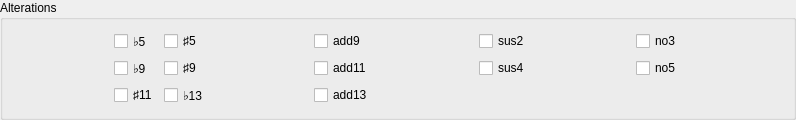
               <widget class="QGroupBox" name="alterationsGBox">
                <property name="font">
                 <font>
                  <underline>false</underline>
                  <kerning>true</kerning>
                 </font>
                </property>
                <property name="title">
                 <string>Alterations</string>
                </property>
                <layout class="QGridLayout" name="gridLayout">
                 <item row="1" column="2">
                  <widget class="QCheckBox" name="altSharp9CBtn">
                   <property name="sizePolicy">
                    <sizepolicy hsizetype="Maximum" vsizetype="Fixed">
                     <horstretch>0</horstretch>
                     <verstretch>0</verstretch>
                    </sizepolicy>
                   </property>
                   <property name="text">
                    <string>♯9</string>
                   </property>
                   <property name="autoExclusive">
                    <bool>false</bool>
                   </property>
                   <attribute name="buttonGroup">
                    <string notr="true">alterationButtons</string>
                   </attribute>
                  </widget>
                 </item>
                 <item row="0" column="7">
                  <spacer name="horizontalSpacer_15">
                   <property name="orientation">
                    <enum>Qt::Orientation::Horizontal</enum>
                   </property>
                   <property name="sizeType">
                    <enum>QSizePolicy::Policy::Maximum</enum>
                   </property>
                   <property name="sizeHint" stdset="0">
                    <size>
                     <width>100</width>
                     <height>20</height>
                    </size>
                   </property>
                  </spacer>
                 </item>
                 <item row="0" column="1">
                  <widget class="QCheckBox" name="altFlat5CBtn">
                   <property name="sizePolicy">
                    <sizepolicy hsizetype="Maximum" vsizetype="Fixed">
                     <horstretch>0</horstretch>
                     <verstretch>0</verstretch>
                    </sizepolicy>
                   </property>
                   <property name="text">
                    <string>♭5</string>
                   </property>
                   <property name="autoExclusive">
                    <bool>false</bool>
                   </property>
                   <attribute name="buttonGroup">
                    <string notr="true">alterationButtons</string>
                   </attribute>
                  </widget>
                 </item>
                 <item row="0" column="3">
                  <spacer name="horizontalSpacer_13">
                   <property name="orientation">
                    <enum>Qt::Orientation::Horizontal</enum>
                   </property>
                   <property name="sizeType">
                    <enum>QSizePolicy::Policy::Maximum</enum>
                   </property>
                   <property name="sizeHint" stdset="0">
                    <size>
                     <width>100</width>
                     <height>20</height>
                    </size>
                   </property>
                  </spacer>
                 </item>
                 <item row="0" column="4">
                  <widget class="QCheckBox" name="altAdd9CBtn">
                   <property name="sizePolicy">
                    <sizepolicy hsizetype="Maximum" vsizetype="Fixed">
                     <horstretch>0</horstretch>
                     <verstretch>0</verstretch>
                    </sizepolicy>
                   </property>
                   <property name="text">
                    <string>add9</string>
                   </property>
                   <property name="autoExclusive">
                    <bool>false</bool>
                   </property>
                   <attribute name="buttonGroup">
                    <string notr="true">alterationButtons</string>
                   </attribute>
                  </widget>
                 </item>
                 <item row="0" column="8">
                  <widget class="QCheckBox" name="altNo3CBtn">
                   <property name="sizePolicy">
                    <sizepolicy hsizetype="Maximum" vsizetype="Fixed">
                     <horstretch>0</horstretch>
                     <verstretch>0</verstretch>
                    </sizepolicy>
                   </property>
                   <property name="text">
                    <string>no3</string>
                   </property>
                   <property name="autoExclusive">
                    <bool>false</bool>
                   </property>
                   <attribute name="buttonGroup">
                    <string notr="true">alterationButtons</string>
                   </attribute>
                  </widget>
                 </item>
                 <item row="0" column="6">
                  <widget class="QCheckBox" name="altSus2CBtn">
                   <property name="sizePolicy">
                    <sizepolicy hsizetype="Maximum" vsizetype="Fixed">
                     <horstretch>0</horstretch>
                     <verstretch>0</verstretch>
                    </sizepolicy>
                   </property>
                   <property name="text">
                    <string>sus2</string>
                   </property>
                   <property name="autoExclusive">
                    <bool>false</bool>
                   </property>
                   <attribute name="buttonGroup">
                    <string notr="true">alterationButtons</string>
                   </attribute>
                  </widget>
                 </item>
                 <item row="3" column="2">
                  <widget class="QCheckBox" name="altFlat13CBtn">
                   <property name="sizePolicy">
                    <sizepolicy hsizetype="Maximum" vsizetype="Fixed">
                     <horstretch>0</horstretch>
                     <verstretch>0</verstretch>
                    </sizepolicy>
                   </property>
                   <property name="text">
                    <string>♭13</string>
                   </property>
                   <property name="autoExclusive">
                    <bool>false</bool>
                   </property>
                   <attribute name="buttonGroup">
                    <string notr="true">alterationButtons</string>
                   </attribute>
                  </widget>
                 </item>
                 <item row="1" column="6">
                  <widget class="QCheckBox" name="altSus4CBtn">
                   <property name="sizePolicy">
                    <sizepolicy hsizetype="Maximum" vsizetype="Fixed">
                     <horstretch>0</horstretch>
                     <verstretch>0</verstretch>
                    </sizepolicy>
                   </property>
                   <property name="text">
                    <string>sus4</string>
                   </property>
                   <property name="autoExclusive">
                    <bool>false</bool>
                   </property>
                   <attribute name="buttonGroup">
                    <string notr="true">alterationButtons</string>
                   </attribute>
                  </widget>
                 </item>
                 <item row="1" column="1">
                  <widget class="QCheckBox" name="altFlat9CBtn">
                   <property name="sizePolicy">
                    <sizepolicy hsizetype="Maximum" vsizetype="Fixed">
                     <horstretch>0</horstretch>
                     <verstretch>0</verstretch>
                    </sizepolicy>
                   </property>
                   <property name="text">
                    <string>♭9</string>
                   </property>
                   <property name="autoExclusive">
                    <bool>false</bool>
                   </property>
                   <attribute name="buttonGroup">
                    <string notr="true">alterationButtons</string>
                   </attribute>
                  </widget>
                 </item>
                 <item row="3" column="4">
                  <widget class="QCheckBox" name="altAdd13CBtn">
                   <property name="sizePolicy">
                    <sizepolicy hsizetype="Maximum" vsizetype="Fixed">
                     <horstretch>0</horstretch>
                     <verstretch>0</verstretch>
                    </sizepolicy>
                   </property>
                   <property name="text">
                    <string>add13</string>
                   </property>
                   <property name="autoExclusive">
                    <bool>false</bool>
                   </property>
                   <attribute name="buttonGroup">
                    <string notr="true">alterationButtons</string>
                   </attribute>
                  </widget>
                 </item>
                 <item row="3" column="1">
                  <widget class="QCheckBox" name="altSharp11CBtn">
                   <property name="sizePolicy">
                    <sizepolicy hsizetype="Maximum" vsizetype="Fixed">
                     <horstretch>0</horstretch>
                     <verstretch>0</verstretch>
                    </sizepolicy>
                   </property>
                   <property name="text">
                    <string>♯11</string>
                   </property>
                   <property name="autoExclusive">
                    <bool>false</bool>
                   </property>
                   <attribute name="buttonGroup">
                    <string notr="true">alterationButtons</string>
                   </attribute>
                  </widget>
                 </item>
                 <item row="0" column="2">
                  <widget class="QCheckBox" name="altSharp5CBtn">
                   <property name="sizePolicy">
                    <sizepolicy hsizetype="Maximum" vsizetype="Fixed">
                     <horstretch>0</horstretch>
                     <verstretch>0</verstretch>
                    </sizepolicy>
                   </property>
                   <property name="text">
                    <string>♯5</string>
                   </property>
                   <property name="autoExclusive">
                    <bool>false</bool>
                   </property>
                   <attribute name="buttonGroup">
                    <string notr="true">alterationButtons</string>
                   </attribute>
                  </widget>
                 </item>
                 <item row="1" column="8">
                  <widget class="QCheckBox" name="altNo5CBtn">
                   <property name="sizePolicy">
                    <sizepolicy hsizetype="Maximum" vsizetype="Fixed">
                     <horstretch>0</horstretch>
                     <verstretch>0</verstretch>
                    </sizepolicy>
                   </property>
                   <property name="text">
                    <string>no5</string>
                   </property>
                   <property name="autoExclusive">
                    <bool>false</bool>
                   </property>
                   <attribute name="buttonGroup">
                    <string notr="true">alterationButtons</string>
                   </attribute>
                  </widget>
                 </item>
                 <item row="1" column="4">
                  <widget class="QCheckBox" name="altAdd11CBtn">
                   <property name="sizePolicy">
                    <sizepolicy hsizetype="Maximum" vsizetype="Fixed">
                     <horstretch>0</horstretch>
                     <verstretch>0</verstretch>
                    </sizepolicy>
                   </property>
                   <property name="text">
                    <string>add11</string>
                   </property>
                   <property name="autoExclusive">
                    <bool>false</bool>
                   </property>
                   <attribute name="buttonGroup">
                    <string notr="true">alterationButtons</string>
                   </attribute>
                  </widget>
                 </item>
                 <item row="0" column="5">
                  <spacer name="horizontalSpacer_14">
                   <property name="orientation">
                    <enum>Qt::Orientation::Horizontal</enum>
                   </property>
                   <property name="sizeType">
                    <enum>QSizePolicy::Policy::Maximum</enum>
                   </property>
                   <property name="sizeHint" stdset="0">
                    <size>
                     <width>100</width>
                     <height>20</height>
                    </size>
                   </property>
                  </spacer>
                 </item>
                 <item row="0" column="0">
                  <spacer name="horizontalSpacer_16">
                   <property name="orientation">
                    <enum>Qt::Orientation::Horizontal</enum>
                   </property>
                   <property name="sizeType">
                    <enum>QSizePolicy::Policy::Maximum</enum>
                   </property>
                   <property name="sizeHint" stdset="0">
                    <size>
                     <width>100</width>
                     <height>20</height>
                    </size>
                   </property>
                  </spacer>
                 </item>
                 <item row="0" column="9">
                  <spacer name="horizontalSpacer_17">
                   <property name="orientation">
                    <enum>Qt::Orientation::Horizontal</enum>
                   </property>
                   <property name="sizeType">
                    <enum>QSizePolicy::Policy::Maximum</enum>
                   </property>
                   <property name="sizeHint" stdset="0">
                    <size>
                     <width>100</width>
                     <height>20</height>
                    </size>
                   </property>
                  </spacer>
                 </item>
                </layout>
               </widget>
